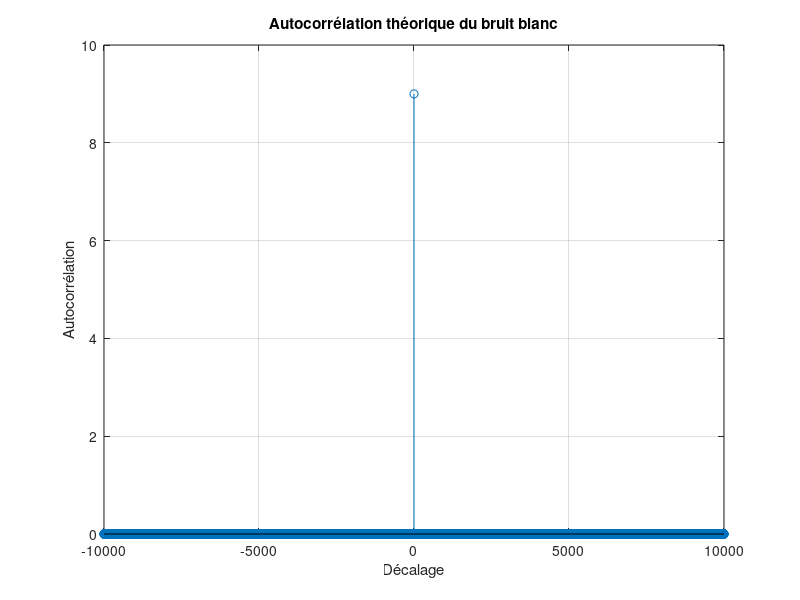
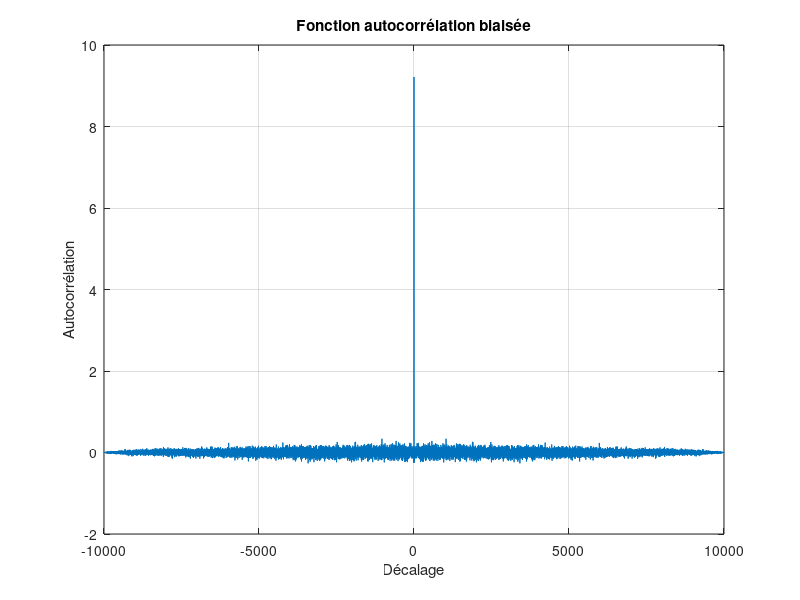
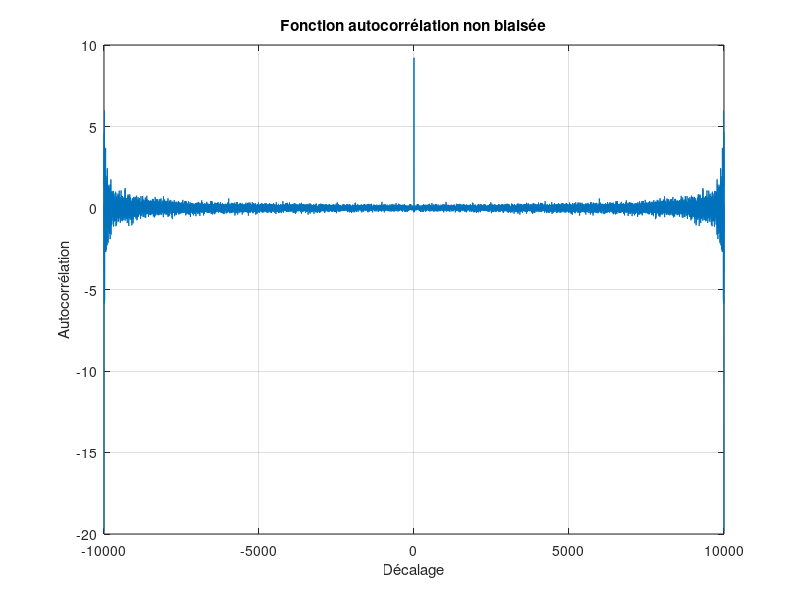

These charts were generated, in order, by the following MATLAB code: (Note: this script raises an error after producing the figures.)
%% Projet TS224
% Ce script génère un bruit blanc gaussien, calcule et compare ses
% autocorrélations (théorique, biaisée, et non biaisée) et analyse son
% spectre de puissance à l'aide de la transformée de Fourier et de la
% méthode de Welch.

%% Initialisation
clc
clear
close all

%% Paramètres
n = 10000;  % Nombre de points du signal
Fe = 8000;  % Fréquence d'échantillonnage
time_axis = 0:1/Fe:(1/Fe)*n - 1/Fe;  % Axe temporel
freq_axis = -Fe * n + Fe : Fe : Fe * n - Fe;  % Axe fréquentiel

%% 2.2 - Préambule

% Paramètres du bruit
variance = 3; % Variance (sigma^2)
bruit = variance * randn(1, n);  % Génération du bruit blanc gaussien centré

% Fonction d'autocorrélation théorique
% Pour un bruit blanc, l'autocorrélation est nulle sauf à l'origine où elle
% vaut la variance (ici, 3^2 = 9).
R_bruit = cat(2, zeros(1, n - 1), ones(1, 1));
R_bruit = cat(2, R_bruit, zeros(1, n - 1)) * variance^2;

% Affichage de l'autocorrélation théorique
figure;
stem(-n + 1:n - 1, R_bruit); % Utilisation de stem pour mieux visualiser le pic
title('Autocorrélation théorique du bruit blanc');
xlabel('Décalage');
ylabel('Autocorrélation');
grid on;

% Calcul de la fonction d'autocorrélation estimée (biaisée et non biaisée)
[c_biased, lags] = xcorr(bruit, 'biased');
[c_unbiased, lags] = xcorr(bruit, 'unbiased');

% Affichage des autocorrélations estimées
figure;
plot(lags, c_biased);
title('Fonction autocorrélation biaisée');
xlabel('Décalage');
ylabel('Autocorrélation');
grid on;

figure;
plot(lags, c_unbiased);
title('Fonction autocorrélation non biaisée');
xlabel('Décalage');
ylabel('Autocorrélation');
grid on;

% Analyse des résultats :
% On observe que l'autocorrélation théorique a un pic à l'origine (décalage
% zéro) égal à la variance et est nulle ailleurs. L'autocorrélation biaisée
% et non biaisée diffèrent par la manière dont elles traitent les valeurs
% proches des bords (le biais augmente lorsque le décalage augmente).

% Calcul du spectre de puissance à l'aide de la transformée de Fourier
% (avec le théorème de Wiener-Khinchine)
DSP_bruit = fftshift(abs(fft(c_biased, 2 * n))); 

% Calcul de la DSP avec la méthode de Welch
DPS_bruit = Mon_Welch(bruit, n / 100, Fe); % Assurez-vous que la fonction Mon_Welch est correcte

% Affichage des spectres de puissance
figure;
semilogy(DPS_bruit);
title('DPS du bruit (méthode de Welch)');
xlabel('Fréquence (Hz)');
ylabel('DPS');
grid on;

% Comparaison entre la DSP théorique (constante) et celle obtenue
freq_axis = -Fe * n + Fe : Fe : Fe * n;
figure;
hold on;
plot(freq_axis, DSP_bruit);
plot(freq_axis, ones(1, length(DSP_bruit)) * variance^2, 'r', 'LineWidth', 2);
title('Comparaison entre la DSP théorique et pratique');
xlabel('Fréquence (Hz)');
ylabel('DPS');
legend('Pratique', 'Théorique');
grid on;

% Analyse des résultats :
% La densité spectrale de puissance théorique pour un bruit blanc est
% constante et égale à la variance (ici, 9). La DSP obtenue à partir de la
% transformée de Fourier et celle obtenue par la méthode de Welch devraient
% approcher cette valeur. Les écarts peuvent être dus à la nature aléatoire
% du bruit et à la taille finie de l'échantillon.
